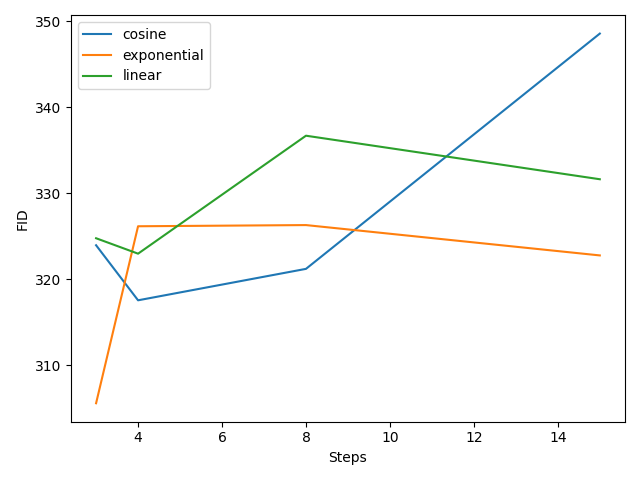

Reproduce this figure in Python.
"""
FID scores obtained using the following command:
echo "scheduler,steps,FID" > fid.csv
for dir in output-alt/*; do
  fid_output=$(pytorch-fid real_images/ "$dir" --batch-size 64 --device cuda | grep 'FID: ' | sed 's/FID: //')
  scheduler=$(echo "$dir" | cut -d'_' -f1)
  steps=$(echo "$dir" | cut -d'_' -f2)
  echo "$scheduler,$steps,$fid_output" >> fid.csv
done
"""

import pandas as pd
import matplotlib.pyplot as plt

df = pd.read_csv("fid.csv")
fig, ax = plt.subplots()
for scheduler, steps in df.groupby("scheduler"):
    ax.plot(steps["steps"], steps["FID"], label=scheduler)
ax.legend()
ax.set_xlabel("Steps")
ax.set_ylabel("FID")
fig.tight_layout()
fig.savefig("fid_score.png")
